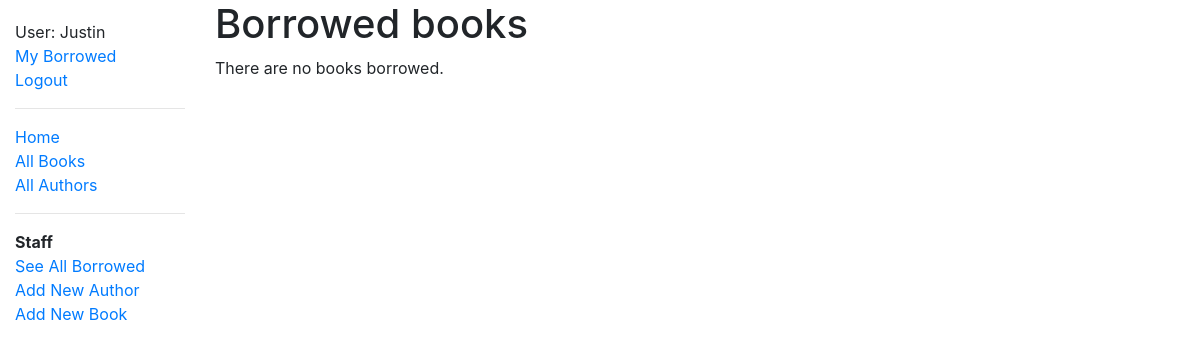
The page /catalog/mybooks/ (signed in) on the database as committed earlier.
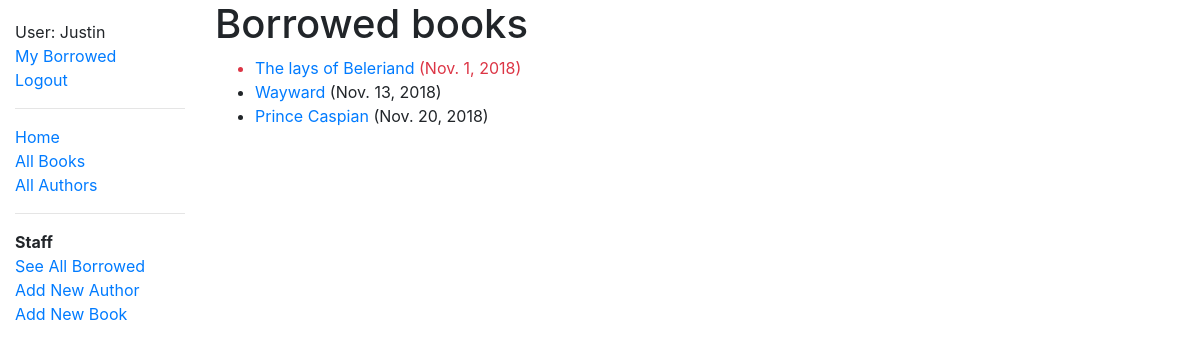
The same page on the database as committed later.
### catalog/models.py (models this page shows, shortened)
class BookInstance(models.Model):
	id = models.UUIDField(primary_key=True, default = uuid.uuid4, help_text='Unique ID for this particular book across whole library')
	book = models.ForeignKey('Book', on_delete=models.SET_NULL, null=True)
	imprint = models.CharField(max_length=200)
	due_back = models.DateField(null=True, blank=True)
	LOAN_STATUS = (
		('m', 'Maintenance'),
		('o', 'On loan'),
		('a', 'Available'),
		('r', 'Reserved'),
	)
	status = models.CharField(
		max_length=1,
		choices=LOAN_STATUS,
		blank=True,
		default='m',
		help_text='Book availability',
	)
	borrower = models.ForeignKey(User, on_delete=models.SET_NULL, null=True, blank=True)
	@property
	def is_overdue(self):
		if self.due_back and date.today() > self.due_back:
			return True
		return False
	class Meta:
		ordering = ['due_back']
		permissions = (("can_mark_returned", "Set book as returned"),)

class Book(models.Model):
	title = models.CharField(max_length=200)
	author = models.ForeignKey('Author', on_delete=models.SET_NULL, null=True)
	summary = models.TextField(max_length=1000, help_text='Enter a brief description of the book')
	isbn = models.CharField('ISBN', max_length=13, help_text='13 Character <a href="https://www.isbn-international.org/content/what-isbn">ISBN number</a>')
	genre = models.ManyToManyField(Genre, help_text='Select a genre for this book.')
	language = models.ForeignKey(Language, on_delete=models.SET_NULL, null=True, help_text="Select the language the book is written in" )
	def display_genre(self):
		"""Create a string for the Genre. This is required to display genre in Admin."""
		return ', ' .join(genre.name for genre in self.genre.all()[:3])
	display_genre.short_description = 'Genre'

### catalog/views.py (the view)
# urls.py: path('mybooks/', views.LoanedBooksByUserListView.as_view(), name='my-borrowed'),
class LoanedBooksByUserListView(LoginRequiredMixin,generic.ListView):
    model = BookInstance
    template_name ='catalog/bookinstance_list_borrowed_user.html'
    paginate_by = 10
    def get_queryset(self):
        return BookInstance.objects.filter(borrower=self.request.user).filter(status__exact='o').order_by('due_back')

### catalog/templates/catalog/bookinstance_list_borrowed_user.html
{% extends "base_generic.html" %}
{% block content %}
    <h1>Borrowed books</h1>
    {% if bookinstance_list %}
    <ul>
      {% for bookinst in bookinstance_list %}
      <li class="{% if bookinst.is_overdue %}text-danger{% endif %}">
        <a href="{% url 'book-detail' bookinst.book.pk %}">{{bookinst.book.title}}</a> ({{ bookinst.due_back }})
      </li>
      {% endfor %}
    </ul>
    {% else %}
      <p>There are no books borrowed.</p>
    {% endif %}
{% endblock %}

Rows that differ between the two databases and show on the page:
now on this page (row edited): BookInstance: book "The lays of Beleriand", due_back "Nov. 1, 2018"
added BookInstance: book "Wayward", due_back "Nov. 13, 2018"
now on this page (row edited): BookInstance: book "Prince Caspian", due_back "Nov. 20, 2018"
Other text that changed with them:
text no longer shown: "There are no books borrowed."
